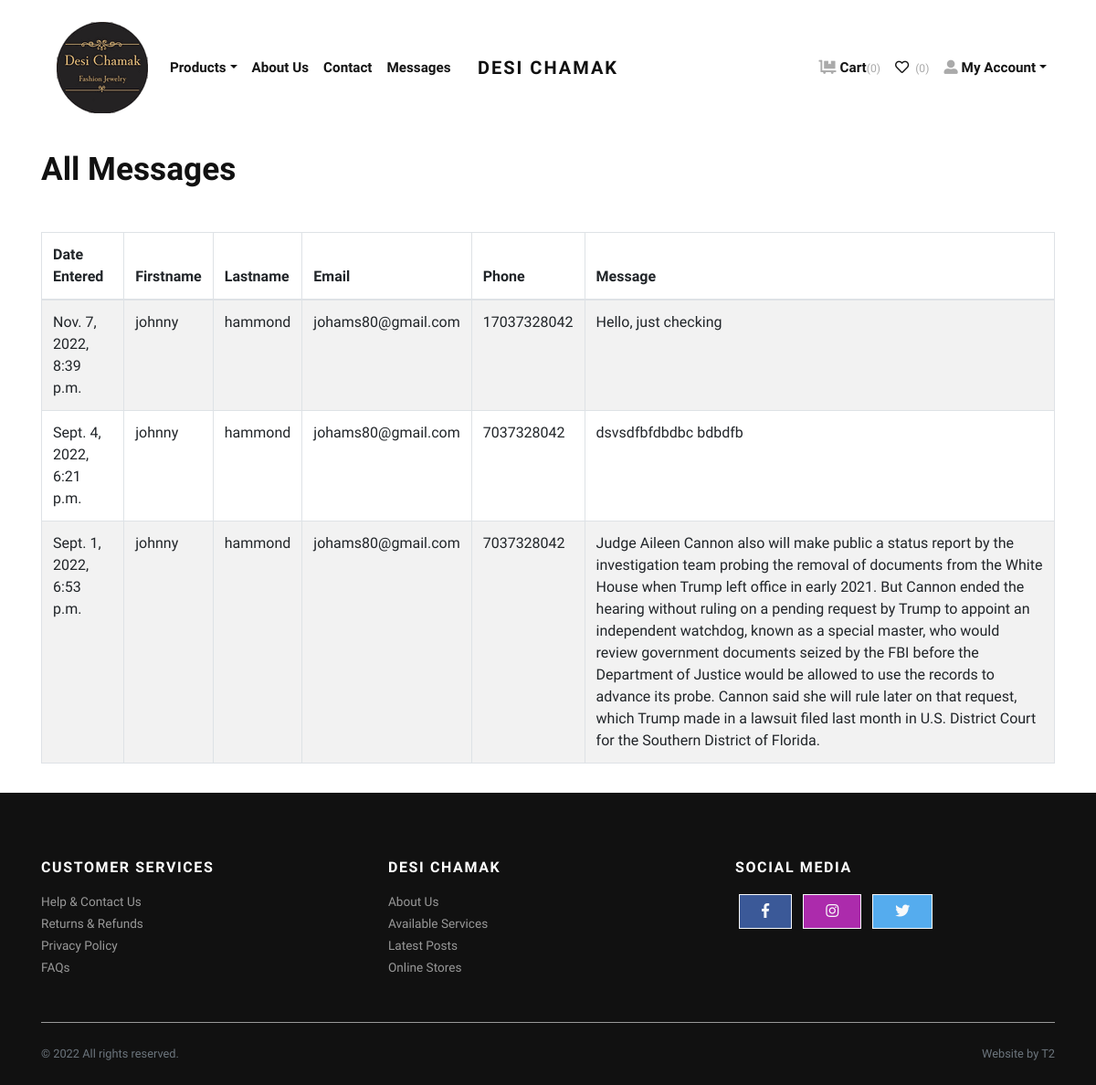
The app's page /store/cust_messages/ (signed in), older data.
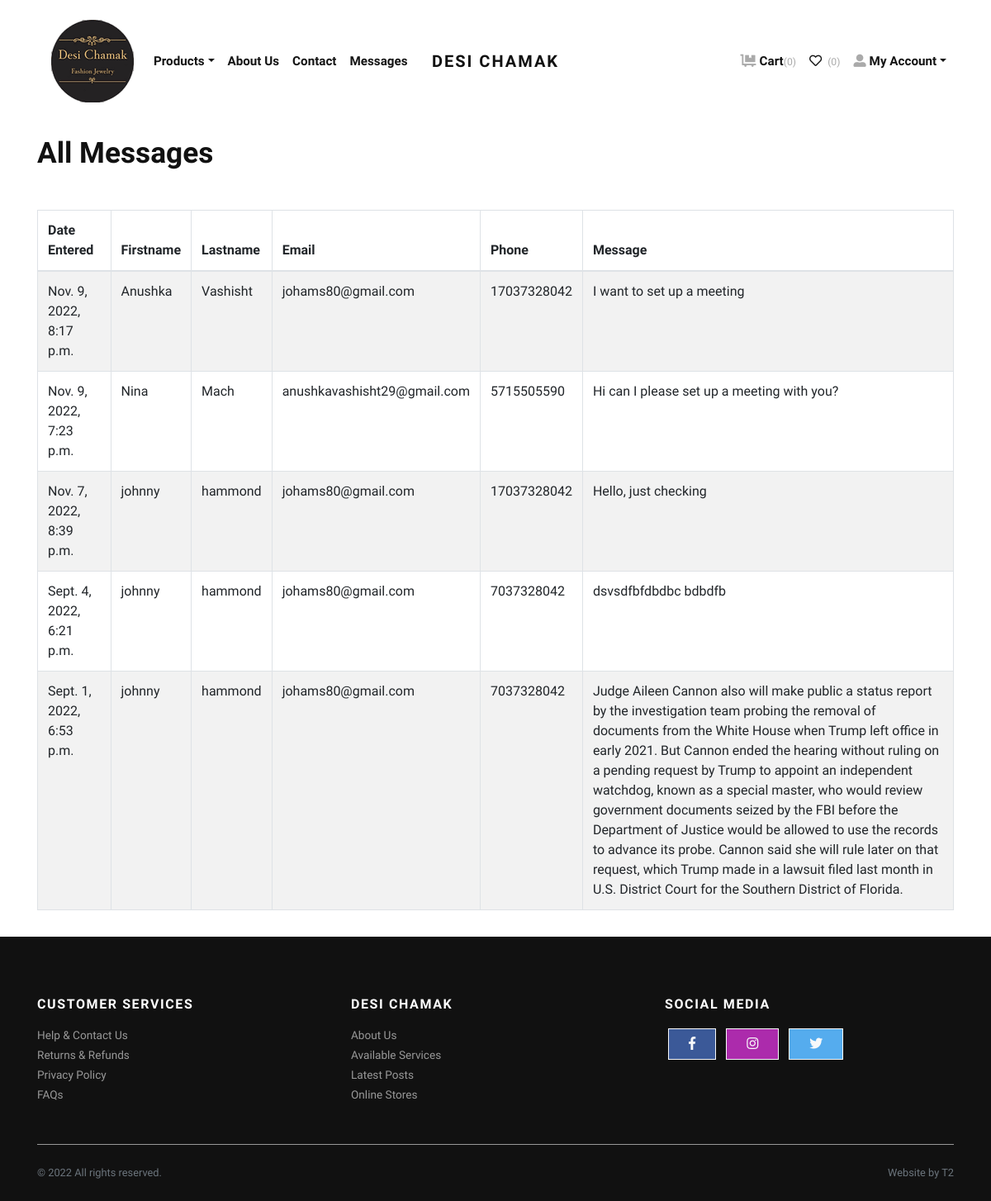
The same page, newer data.
### store/models.py (models this page shows, shortened)
class Contact_Us(models.Model):
    firstname = models.CharField(max_length=50, verbose_name='First Name', null=False)
    lastname = models.CharField(max_length=50, verbose_name='Last Name', null=False)
    email = models.EmailField(max_length=250, verbose_name='Email Address', null=False)
    phone = models.CharField(max_length=15, verbose_name='Phone Number', null=True)
    created_date = models.DateTimeField(auto_now_add=True, verbose_name='Created Date')
    message = models.TextField(null=False)
    class Meta:
        ordering = ['-created_date']

### store/views.py (the view)
# urls.py: path('store/cust_messages/', views.cust_messages, name="cust_messages"),
@permission_required('view_messages', raise_exception=True)
def cust_messages(request):
    all_messages = Contact_Us.objects.all()
    return render(request, 'store/cust_messages.html', {'all_messages': all_messages})

### store/context_preprocessors.py (called while the page is built)
def store_menu(request):
    categories = Category.objects.filter(is_active=True)
    context = {
        'categories_menu': categories,
    }
    return context

def cart_menu(request):
    if request.user.is_authenticated:
        cart_items= Cart.objects.filter(user=request.user)
        context = {
            'cart_items': cart_items,
        }
    else:
        context = {}
    return context

### templates/store/cust_messages.html
{% extends 'base.html' %}
{% load static %}
    {% block content %}
      <div class="container py-3">
        <h1 class="mb-5">All Messages</h1>
        <div class="table-responsive">
            <table class="table table-bordered table-striped table-hover">
                <thead>
                    <th>Date Entered</th>
                    <th>Firstname</th>
                    <th>Lastname</th>
                    <th>Email</th>
                    <th>Phone</th>
                    <th>Message</th>
                </thead>
                {% for message in all_messages %}
                    <tr>
                        <td>{{ message.created_date }}</td>
                        <td>{{ message.firstname }}</td>
                        <td>{{ message.lastname }}</td>
                        <td>{{ message.email }}</td>
                        <td>{{ message.phone }}</td>
                        <td>{{ message.message }}</td>
                    </tr>
                {% endfor %}
            </table>
        </div>
      </div>
    {% endblock content %}

### templates/base.html (shortened to what this page needs)
{% load static %}
<!DOCTYPE html>
<html>
  <head>
    <link rel="stylesheet" href="{% static 'vendor/bootstrap/css/bootstrap.min.css' %}">
    <link rel="stylesheet" href="{% static 'vendor/lightbox2/css/lightbox.min.css' %}">
    <link rel="stylesheet" href="{% static 'vendor/nouislider/nouislider.min.css' %}">
    <link rel="stylesheet" href="{% static 'vendor/bootstrap-select/css/bootstrap-select.min.css' %}">
    <link rel="stylesheet" href="{% static 'vendor/owl.carousel2/assets/owl.carousel.min.css' %}">
    <link rel="stylesheet" href="{% static 'vendor/owl.carousel2/assets/owl.theme.default.css' %}">
    <link rel="stylesheet" href="{% static 'css/style.gold.css' %}" id="theme-stylesheet">
    <link rel="stylesheet" href="{% static 'css/custom.css' %}">
  </head>
  <body>
    <div class="page-holder">
      {% include 'navbar.html' %}
      {% block content %}
      {% endblock content %}
      {% include 'footer.html' %}
      {% include 'scripts.html' %}
  </body>

### templates/navbar.html (shortened to what this page needs)
{% load static %}
      <header class="header bg-white" >
        <div class="container px-0 px-lg-3">
          <nav class="navbar navbar-expand-lg navbar-light py-3 px-lg-0"><a class="navbar-brand" href="{% url 'store:home' %}"><span class="font-weight-bold text-uppercase text-dark">Desi Chamak</span></a>
            <div class="collapse navbar-collapse" id="navbarSupportedContent">
              <a class="nav-link active" href="{% url 'store:home' %}"><img src="{% static "img/desi_logo_1.png" %}" alt="logo"></a>
                <ul class="navbar-nav mr-auto">
                <li class="nav-item dropdown"><a class="nav-link dropdown-toggle" id="pagesDropdown" href="#" data-toggle="dropdown" aria-haspopup="true" aria-expanded="false">Products</a>
                </li>
                <li class="nav-item">
                  <a class="nav-link" href="{% url 'store:about_us' %}">About Us</a>
                </li>
                <li class="nav-item">
                  <a class="nav-link" href="{% url 'store:contact_us' %}">Contact</a>
                </li>
                {% if perms.Store.view_messages %}
                <li class="nav-item">
                  <a class="nav-link" href="{% url 'store:cust_messages' %}">Messages</a>
                </li>
                {% endif %}
              </ul>
              <ul class="navbar-nav ml-auto">
                {% if request.user.is_authenticated %}
                  <li class="nav-item"><a class="nav-link" href="{% url 'store:cart' %}"> <i class="fas fa-dolly-flatbed mr-1 text-gray"></i>Cart<small class="text-gray">({{cart_items.count}})</small></a></li>
                  <li class="nav-item"><a class="nav-link" href="#"> <i class="far fa-heart mr-1"></i><small class="text-gray"> (0)</small></a></li>
                  <li class="nav-item dropdown"><a class="nav-link dropdown-toggle" id="pagesDropdown" href="#" data-toggle="dropdown" aria-haspopup="true" aria-expanded="false"><i class="fas fa-user-alt mr-1 text-gray"></i>My Account</a></a>
                </li>
                {% else %}
                  <li class="nav-item"><a class="nav-link" href="{% url 'store:login' %}">Login</a></li>
                  <li class="nav-item"><a class="nav-link" href="{% url 'store:register' %}">Create Account</a></li>
                {% endif %}
              </ul>
            </div>
          </nav>
        </div>
      </header>

### templates/footer.html
<footer class="bg-dark text-white" style="color: gold">
    <div class="container py-4">
      <div class="row py-5">
        <div class="col-md-4 mb-3 mb-md-0">
          <h6 class="text-uppercase mb-3">Customer Services</h6>
          <ul class="list-unstyled mb-0">
            <li><a class="footer-link" href="{% url 'store:contact_us' %}">Help &amp; Contact Us</a></li>
            <li><a class="footer-link" href="{% url 'store:cust_returns' %}">Returns &amp; Refunds</a></li>
            <li><a class="footer-link" href="{% url 'store:policy' %}">Privacy Policy</a></li>
            <li><a class="footer-link" href="{% url 'store:faq' %}">FAQs</a></li>
          </ul>
        </div>
        <div class="col-md-4 mb-3 mb-md-0">
          <h6 class="text-uppercase mb-3">Desi Chamak</h6>
          <ul class="list-unstyled mb-0">
            <li><a class="footer-link" href="{% url 'store:about_us' %}">About Us</a></li>
            <li><a class="footer-link" href="#">Available Services</a></li>
            <li><a class="footer-link" href="#">Latest Posts</a></li>
            <li><a class="footer-link" href="#">Online Stores</a></li>
          </ul>
        </div>
        <div class="col-md-4">
          <h6 class="text-uppercase mb-3">Social Media</h6>
          <a class="btn btn-outline-light btn-floating m-1" style="background-color: #3b5998;" href="https://www.facebook.com/DesiChamak/" role="button"><i class="fab fa-facebook-f"></i></a>
            <a class="btn btn-outline-light btn-floating m-1" style="background-color: #ac2bac;" href="https://www.instagram.com/desichamak/" role="button"><i class="fab fa-instagram"></i></a>
            <a class="btn btn-outline-light btn-floating m-1" style="background-color: #55acee;" href="https://twitter.com/DesiChamak" role="button"><i class="fab fa-twitter"></i></a>
        </div>
      </div>
      <div class="border-top pt-4" style="border-color: #999999 !important">
        <div class="row">
          <div class="col-lg-6">
            <p class="small text-muted mb-0">&copy; 2022 All rights reserved.</p>
          </div>
          <div class="col-lg-6 text-lg-right">
            <p class="small text-muted mb-0">Website by T2</p>
          </div>
        </div>
      </div>
    </div>
</footer>

### templates/scripts.html (shortened to what this page needs)
{% load static %}
      <link rel="stylesheet" href="https://use.fontawesome.com/releases/v5.7.1/css/all.css">
    </div>
  </body>
</html>

### jewelryshop/static/css/style.gold.css (style rules this page uses)
.text-gray { color: #aaa !important; }
.navbar { position: relative; }
@media (min-width: 992px) { .navbar-brand { position: absolute; top: 50%; left: 50%; -webkit-transform: translate(-50%, -50%); transform: translate(-50%, -50%); } }
.footer-link { font-size: 0.85rem; position: relative; color: #999; transition: all 0.3s; }
.footer-link::before { content: '\f0da'; display: inline-block; font-family: 'Font Awesome\ 5 Free'; font-weight: 900; position: absolute; top: 50%; left: 0; -webkit-transform: translateY(-50%); transform: translateY(-50%); color: #fff; transition: all 0.3s; opacity: 0; }
.text-uppercase { text-transform: uppercase; letter-spacing: 0.1em; }
.navbar { padding: 0.5rem 1rem; }
.navbar-brand { display: inline-block; padding-top: 0.3125rem; padding-bottom: 0.3125rem; margin-right: 1rem; font-size: 1.25rem; }
.navbar-light .navbar-brand { color: #dcb14a; }
.navbar-light .navbar-nav .nav-link { color: rgba(17, 17, 17, 0.99); font-weight: 800; font-size: 0.95rem; transition: all 0.3s; }
.btn { font-weight: 400; border: 1px solid transparent; font-family: inherit; padding: 0.375rem 1.5rem; font-size: 1rem; line-height: 1.5; border-radius: 0; transition: color 0.15s ease-in-out, background-color 0.15s ease-in-out, border-color 0.15s ease-in-out, box-shadow 0.15s ease-in-out; }
.btn-outline-light { color: #f8f9fa; background-color: transparent; background-image: none; border-color: #f8f9fa; }
body { font-family: "Libre Franklin", sans-serif; font-size: 1rem; font-weight: 400; line-height: 1.5; color: #111111; background-color: #fff; }
a { color: #dcb14a; text-decoration: none; }
h1, h2, h3, h4, h5, h6, .h1, .h2, .h3, .h4, .h5, .h6 { margin-bottom: 0.5rem; font-family: inherit; font-weight: 900; line-height: 1.2; color: inherit; }
h1, .h1 { font-size: 2.2rem; }
h6, .h6 { font-size: 1rem; }
small, .small { font-size: 80%; font-weight: 400; }
.bg-dark { background-color: #111111 !important; }
.text-dark { color: #111111 !important; }
.nav-link { padding: 0.5rem 1rem; }

Row changes from the older to the newer data that the page shows:
added Contact_Us: created_date "Nov. 9, 2022, 8:17 p.m.", firstname "Anushka", lastname "Vashisht", email "johams80@gmail.com", phone "17037328042", message "I want to set up a meeting"
added Contact_Us: created_date "Nov. 9, 2022, 7:23 p.m.", firstname "Nina", lastname "Mach", email "anushkavashisht29@gmail.com", phone "5715505590", message "Hi can I please set up a meeting with you?"
